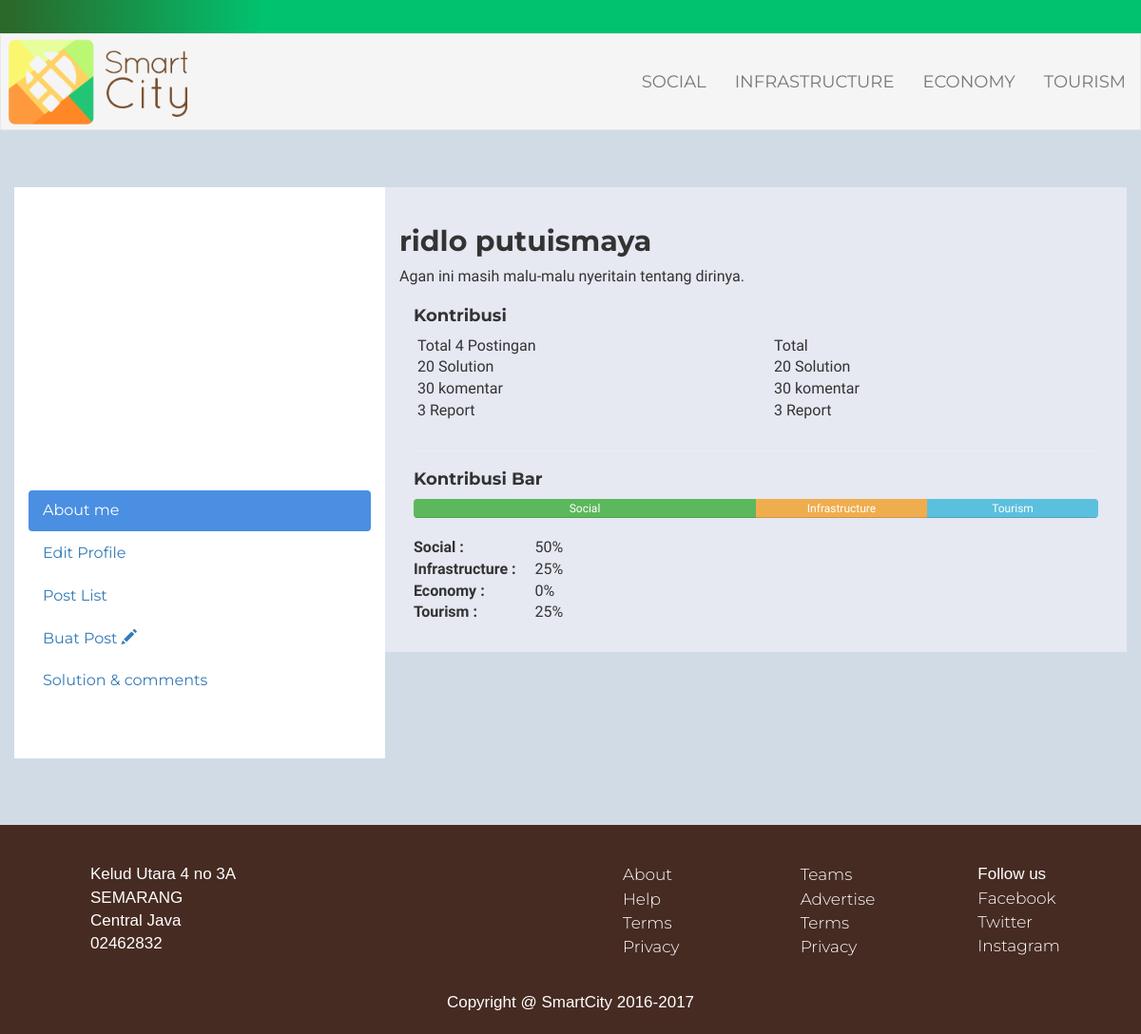
Screenshot of /member/ (signed in) with the database file from the repository.
### tables this page shows
CREATE TABLE IF NOT EXISTS `member` (
  `user_id` int(11) NOT NULL,
  `name` varchar(50) NOT NULL,
  `username` varchar(50) NOT NULL,
  `password` varchar(100) NOT NULL,
  `email` varchar(100) NOT NULL,
  `picture` varchar(255) DEFAULT 'user.png',
  `description` varchar(100) NOT NULL DEFAULT 'Agan ini masih malu-malu nyeritain tentang dirinya.'
);

### member/index.php (the view, shortened to what this page needs)
<?php
$username = $_SESSION['username'];
$sql = mysql_query("SELECT * FROM member WHERE username='$username'");
$profile = mysql_fetch_object($sql);
$query = mysql_query("SELECT post_category category, COUNT(*) num FROM post WHERE post_author='$username' GROUP BY post_category");
$array = array();
while($row = mysql_fetch_object($query)) {
	$category = $row->category;
	$num = $row->num;
	$array[$category] = $num;
}
$social = (@$array['Social'] == NULL ? 0 : $array['Social']);
$economy = (@$array['Economy'] == NULL ? 0 : $array['Economy']);
$tourism = (@$array['Tourism'] == NULL ? 0 : $array['Tourism']);
$infra = (@$array['Infrastructure'] == NULL ? 0 : $array['Infrastructure']);
$jumlah = $social+$economy+$infra+$tourism;
?>
<!DOCTYPE html>
<html>
<head>
	<link href="https://maxcdn.bootstrapcdn.com/bootstrap/3.3.6/css/bootstrap.min.css" rel="stylesheet">
	<link rel="stylesheet" href="../css/style.css">
	<link rel="stylesheet" href="css/member.css">
</head>
<body>
<div class="border-green"> </div>
<nav class="navbar navbar-default" role = "navigation">
	<div class="container-fluid">
		<div class="row fix-menu">
			<div class="navbar-header">
				<div class="logo"><a href="../index.php"><img src="../img/logo.png" width="200px"></a></div>
			</div>
			<div class="collapse navbar-collapse" id="collapse" role="navigation">
				<ul class="nav navbar-nav navbar-right">
					<li><a href="../loged.html">Social</a></li>
					<li><a href="../loged.html">Infrastructure</a></li>
					<li><a href="../loged.html">Economy</a></li>
					<li><a href="../loged.html">Tourism</a></li>
				</ul>
			</div>
		</div>
	</div>
</nav>
<div class="part3">
	<div class="container">
		<div class="row">
			<div class="col-md-4 profile-area1">
				<img src="profile/<?php echo $profile->picture ?>" alt="">
				<ul class="nav nav-pills nav-stacked">
					<li class="active"><a href="#about" data-toggle="pill">About me</a></li>
					<li><a href="#editprof" data-toggle="pill">Edit Profile</a></li>
					<li><a href="#posted" data-toggle="pill">Post List</a></li>
					<li><a href="#post" data-toggle="pill">Buat Post <span class="glyphicon glyphicon-pencil" aria-hidden="true"></span></a></li>
					<li><a href="#solution" data-toggle="pill">Solution & comments</a></li>
				</ul>
			</div>
			<div class="col-md-8 profile-area2">
				<div class="tab-content">
					<div class="tab-pane active" id="about">
						<?php
						echo "<h2>$profile->name</h2>";
						echo "<p class='aboutme'>$profile->description</p>";
						?>
						<div class="col-sm-12">
							<h4>Kontribusi</h4>
						</div>
						<div class="col-sm-6">
							<ul>
								<li>Total <?php echo $jumlah; ?> Postingan</li>
								<li>20 Solution</li>
								<li>30 komentar</li>
								<li>3 Report</li>
							</ul>
						</div>
						<div class="col-sm-6">
							<ul>
								<li>Total</li>
								<li>20 Solution</li>
								<li>30 komentar</li>
								<li>3 Report</li>
							</ul>
						</div>
						<div class="col-sm-12 prog-bar">
							<hr>
							<h4>Kontribusi Bar</h4>
							<div class="progress">
								<div class="progress-bar progress-bar-success" role="progressbar" style="width:<?php echo (!$jumlah ? 0 : $social/$jumlah*100); ?>%">
									Social
								</div>
								<div class="progress-bar progress-bar-warning" role="progressbar" style="width:<?php echo (!$jumlah ? 0 : $infra/$jumlah*100); ?>%">
									Infrastructure
								</div>
								<div class="progress-bar progress-bar-info" role="progressbar" style="width:<?php echo (!$jumlah ? 0 : $tourism/$jumlah*100); ?>%">
									Tourism
								</div>
							</div>
							<table>
								<tr>
									<td> Social : </td>
									<td> <?php echo (!$jumlah ? "0" : $social/$jumlah*100); ?>% </td>
								</tr>
								<tr>
									<td> Infrastructure : </td>
									<td> <?php echo (!$jumlah ? "0" : $infra/$jumlah*100); ?>% </td>
								</tr>
								<tr>
									<td> Economy : </td>
									<td> <?php echo (!$jumlah ? "0" : $economy/$jumlah*100); ?>% </td>
								</tr>
								<tr>
									<td> Tourism : </td>
									<td> <?php echo (!$jumlah ? "0" : $tourism/$jumlah*100); ?>% </td>
								</tr>
							</table>
						</div>
					</div>
				</div>
			</div>
		</div>
	</div>
</div>
<footer>
	<div class="col-md-6">
		<ul>
			<li> Kelud Utara 4 no 3A </li>
			<li> SEMARANG </li>
			<li> Central Java </li>
			<li> 02462832 </li>
		</ul>
	</div>
	<div class="col-md-2">
		<ul>
			<li><a href="#about.html"> About </a> </li>
			<li><a href="#help.html"> Help </a> </li>
			<li><a href="#terms.html"> Terms </a> </li>
			<li><a href="#privacy.html"> Privacy </a> </li>
		</ul>
	</div>
	<div class="col-md-2">
		<ul>
			<li><a href="#teams.html"> Teams </a> </li>
			<li><a href="#advertise.html"> Advertise</a> </li>
			<li><a href="#terms.html"> Terms</a> </li>
			<li><a href="#privacy.html"> Privacy </a> </li>
		</ul>
	</div>
	<div class="col-md-2">
		<ul>
			<li>Follow us </li>
			<li><a href="#"> Facebook</a> </li>
			<li><a href="#"> Twitter</a> </li>
			<li><a href="#"> Instagram </a> </li>
		</ul>
	</div>
	<div class="col-md-12 copyright">
		<p> Copyright @ SmartCity 2016-2017 </p>
	</div>
</footer>
</body>
</html>

### css/style.css (style rules this page uses)
body { font-family: 'Quicksand', sans-serif; font-size: 16px; }
a { font-family: 'Montserrat', sans-serif; }
h1, h2, h3, h4, h5, h6 { font-family: 'Montserrat', sans-serif; font-weight: 700; }
.border-green { background: rgba(42,105,42,1); background: -moz-linear-gradient(left, rgba(42,105,42,1) 0%, rgba(42,105,42,1) 1%, rgba(1,194,111,1) 23%, rgba(1,194,111,1) 100%); background: -webkit-gradient(left top, right top, color-stop(0%, rgba(42,105,42,1)), color-stop(1%, rgba(42,105,42,1)), color-stop(23%, rgba(1,194,111,1)), color-stop(100%, rgba(1,194,111,1))); background: -webkit-linear-gradient(left, rgba(42,105,42,1) 0%, rgba(42,105,42,1) 1%, rgba(1,194,111,1) 23%, rgba(1,194,111,1) 100%); background: -o-linear-gradient(left, rgba(42,105,42,1) 0%, rgba(42,105,42,1) 1%, rgba(1,194,111,1) 23%, rgba(1,194,111,1) 100%); background: -ms-linear-gradient(left, rgba(42,105,42,1) 0%, rgba(42,105,42,1) 1%, rgba(1,194,111,1) 23%, rgba(1,194,111,1) 100%); background: linear-gradient(to right, rgba(42,105,42,1) 0%, rgba(42,105,42,1) 1%, rgba(1,194,111,1) 23%, rgba(1,194,111,1) 100%); filter: progid:DXImageTransform.Microsoft.gradient( startColorstr='#2a692a', endColorstr='#01c26f', GradientType=1 ); height:35px; }
.navbar { background-color: #F5F5F5; border-radius: 0; }
.navbar-right>li>a { font-family: 'Montserrat', sans-serif; text-transform: uppercase; font-weight: 400; color:#514C4C; font-size: 18px; height: 100px; padding-top: 40px; }
.part3 { background-color: #F8F8F8; padding-top:90px; padding-bottom: 70px; background-color: #d1dbe5; padding-top:60px; padding-bottom: 30px; }
footer { background-color:#462b22; color: #fff; font-size: 17px; font-family: 'Helvetica', sans-serif; height: 220px; padding: 40px; }
footer a { font-weight: 300; color: #FFF; }
footer ul li { list-style: none; }
.copyright { text-align: center; margin-top: 24px; }

### member/css/member.css (style rules this page uses)
.part3 { margin-top: -20px; }
.profile-area1, .profile-area2 { min-height: 480px; height: auto; padding-bottom: 30px; margin-bottom: 40px; padding-top: 20px; }
.profile-area1 { background: #FFF; }
.profile-area2 { background: #E6E8F2; }
.profile-area1 ul { margin: 30px 0; }
.profile-area1 ul li { list-style: none; }
.profile-area1 ul li a { text-decoration: none; }
.nav-pills > li.active > a, .nav-pills > li.active > a:focus, .nav-pills > li.active > a:hover { background-color: #4A8FE2; color: #fff; }
.tab-content .aboutme { margin-right: 20px; }
.tab-content ul li { list-style: none; text-indent: -36px; }
.prog-bar table tr td:first-child { font-weight: bold; padding-right: 20px; }

### rows the page displays
member: picture (placeholder picture), name "ridlo putuismaya", description "Agan ini masih malu-malu nyeritain tentang dirinya."

### other values shown
$jumlah "4"
$social/$jumlah*100 "50"
$infra/$jumlah*100 "25"
$economy/$jumlah*100 "0"
$tourism/$jumlah*100 "25"
